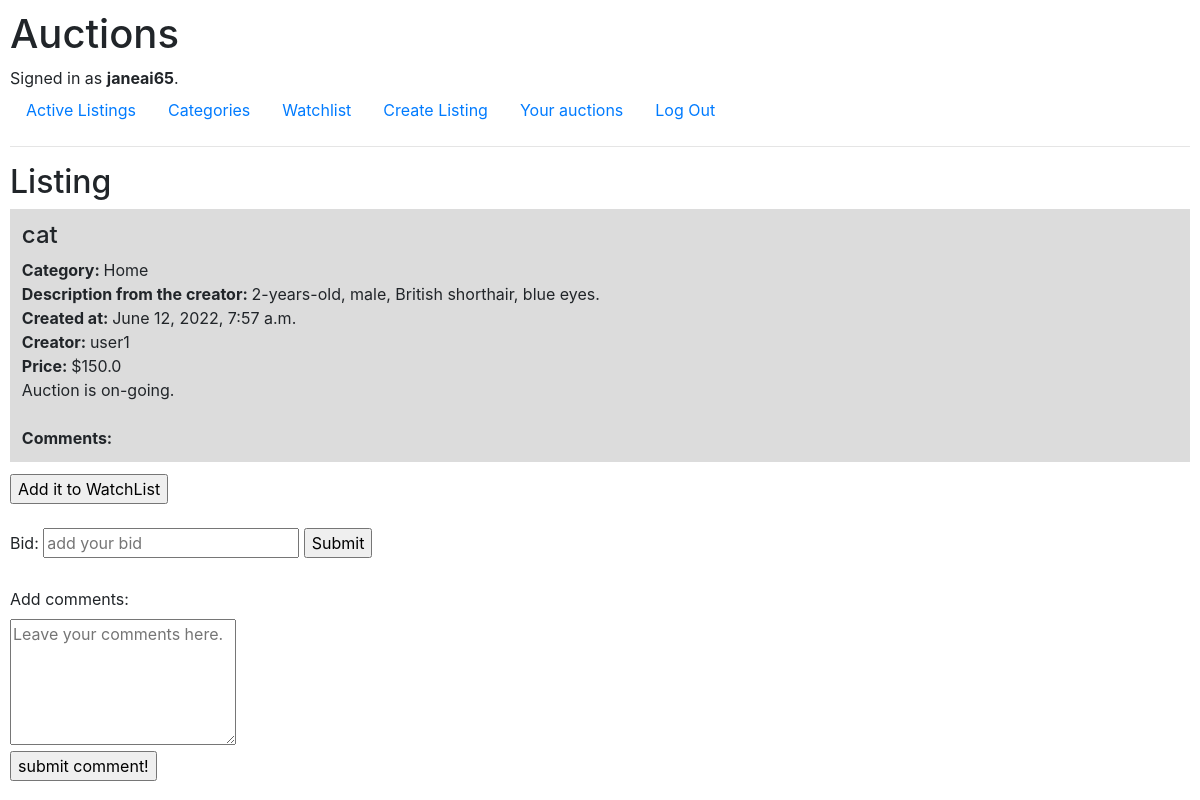
Before: /listing/1 (signed in) with the older database file.
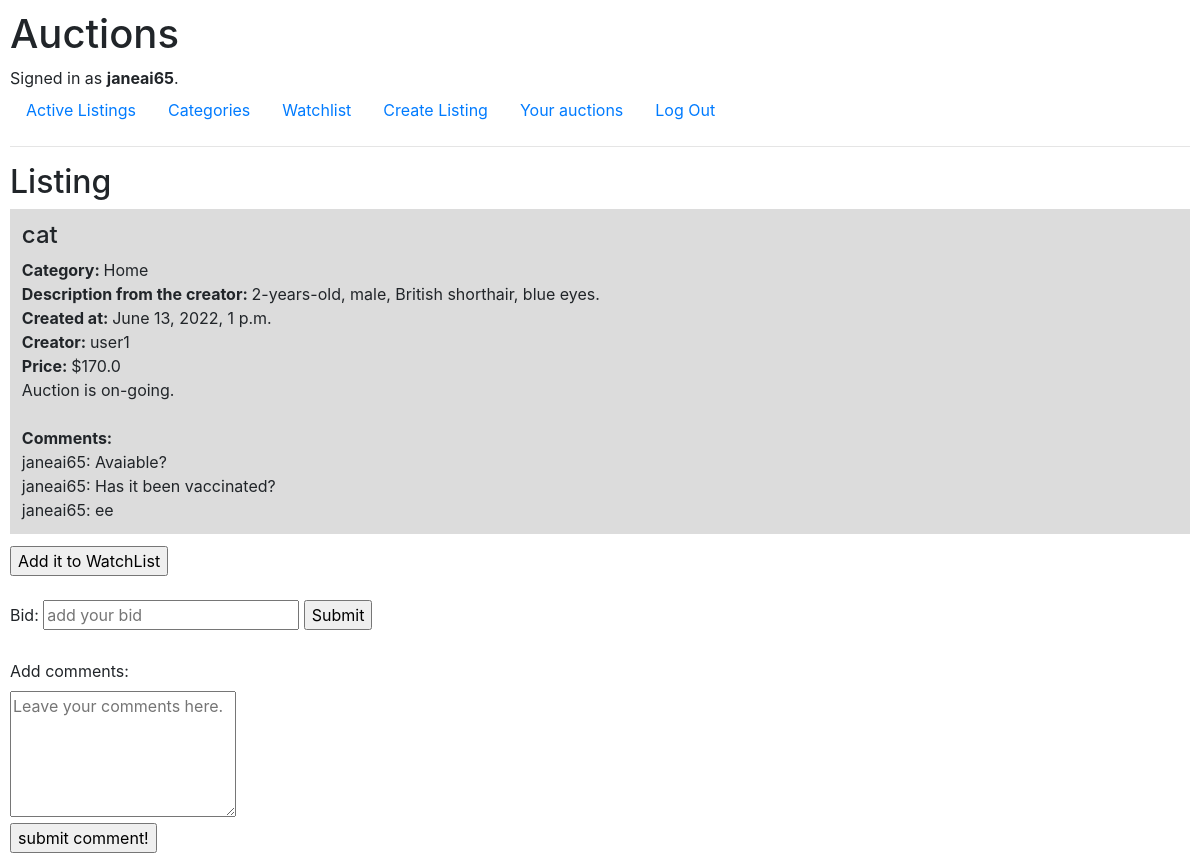
After: the same page with the newer database file.
### auctions/models.py (models this page shows, shortened)
class User(AbstractUser):
    pass

class Listing(models.Model):
    title = models.CharField(max_length=64)
    description = models.CharField(max_length=256)
    created_date = models.DateTimeField(auto_now=True)
    starting_bid = models.FloatField(blank=True, null=True)
    current_bid = models.FloatField(blank=True, null=True)
    creator = models.ForeignKey(User, on_delete=models.CASCADE, blank=True, null=True, related_name="creator")
    current_bidder = models.ForeignKey(User, on_delete=models.CASCADE, blank=True, null=True, related_name="winner")
    watchers = models.ManyToManyField(User, blank=True, related_name="wishlistings")
    is_active = models.BooleanField(default=True)
    CATEGORY_CHOICES = [
        ('FASHION', 'Fashion'),
        ('TOYS', 'Toys'),
        ('ELECTRONICS', 'Electronics'),
        ('HOME','Home')
    ]
    category = models.CharField(
        max_length=24,
        choices = CATEGORY_CHOICES,
    )

class Comment(models.Model):
    commentor = models.ForeignKey(User, on_delete=models.CASCADE, blank=True, null=True, related_name="user_comments")
    comment_content = models.CharField(max_length=256)
    date = models.DateTimeField(auto_now=True)
    listing = models.ForeignKey(Listing, on_delete=models.CASCADE, blank=True, null=True, related_name="comments")

### auctions/views.py (the view, shortened to what this page needs)
# urls.py: path("listing/<int:listing_id>", views.listing, name="listing"),
@login_required
def listing(request, listing_id):
    listing = Listing.objects.get(id=listing_id)
    user = request.user
    is_watched = user.wishlistings.filter(id=listing.id)
    is_creator = (listing.creator == user)
    return render(request, "auctions/listing.html", {
        "listing": listing,
        "is_watched": is_watched,
        "is_creator" : is_creator,
        "comments": listing.comments.all()
    })

### auctions/templates/auctions/listing.html (shortened to what this page needs)
{% extends "auctions/layout.html" %}
{% block body %}
    <h2>Listing</h2>
    <div style="border: 10px; padding:1%; background-color: gainsboro; margin-bottom: 1%;">
        <div><h4>{{ listing.title }}</h4></div>
        <div><b>Category: </b>{{ listing.category.capitalize }}</div>
        <div><b>Description from the creator: </b>{{ listing.description }}</div>
        <div><b>Created at: </b>{{ listing.created_date }}</div>
        <div><b>Creator: </b>{{ listing.creator }}</div>
        <div><b>Price: </b>${{listing.current_bid}}</div>
        {% if listing.is_active %}
            <div>Auction is on-going.</div>
        {% else %}
            <div>Acution is finished.</div>
            <div>{{ listing.current_bidder }} won the auction. </div>
        {% endif %}
        <div><b>Comments:</b></div>
        {% for comment in comments %}
            <div>{{ comment.commentor }}: {{ comment.comment_content }}</div>
        {% endfor %}
    </div>
    {% if listing.is_active %}
        <form action="{% url 'listing' listing.id %}" method="POST">
            {% if is_watched %}
                <input type="submit"  name="update_watchlist" value="Remove from WatchList">
            {% else %}
                <input type="submit" name="update_watchlist" value="Add it to WatchList">
            {% endif %}
        </form>
        <form action="{% url 'listing' listing.id %}" method="POST">
            <label>Bid: </label>
            <input type="number" name="bid" placeholder="add your bid">
            <input type="submit" name="submit_bid">
        </form>
        <form action="{% url 'listing' listing.id %}" method="POST">
            <label>Add comments:</label></br>
            <textarea type="text" name="comment" cols="20" rows="5" placeholder="Leave your comments here."></textarea></br>
            <input type="submit" name="submit_comment" value="submit comment!">
        </form>
    {% endif %}
{% endblock %}

### auctions/templates/auctions/layout.html (shortened to what this page needs)
{% load static %}
<!DOCTYPE html>
<html lang="en">
    <head>
        <link rel="stylesheet" href="https://stackpath.bootstrapcdn.com/bootstrap/4.4.1/css/bootstrap.min.css">
        <link href="{% static 'auctions/styles.css' %}" rel="stylesheet">
    </head>
    <body>
        <h1>Auctions</h1>
        <div>
            {% if user.is_authenticated %}
                Signed in as <strong>{{ user.username }}</strong>.
            {% else %}
                Not signed in.
            {% endif %}
        </div>
        <ul class="nav">
            <li class="nav-item">
                <a class="nav-link" href="{% url 'index' %}">Active Listings</a>
            </li>
            <li class="nav-item">
                <a class="nav-link" href="{% url 'categories' %}">Categories</a>
            </li>
            <li class="nav-item">
                <a class="nav-link" href="{% url 'watchlist' %}">Watchlist</a>
            </li>
            {% if user.is_authenticated %}
                <li class="nav-item">
                    <a class="nav-link" href="{% url 'create' %}">Create Listing</a>
                </li>
                <li class="nav-item">
                    <a class="nav-link" href="{% url 'closed_listings' %}">Your auctions</a>
                </li>
                <li class="nav-item">
                    <a class="nav-link" href="{% url 'logout' %}">Log Out</a>
                </li>
            {% endif %}
        </ul>
        <hr>
        {% block body %}
        {% endblock %}
    </body>
</html>

### auctions/static/auctions/styles.css (style rules this page uses)
body { padding: 10px; }

Changed rows visible on the page:
changed Listing "cat": created_date "June 12, 2022, 7:57 a.m." → "June 13, 2022, 1 p.m."; current_bid "150.0" → "170.0"
added Comment: commentor "janeai65", comment_content "Avaiable?"
added Comment: commentor "janeai65", comment_content "Has it been vaccinated?"
added Comment: commentor "janeai65", comment_content "ee"
